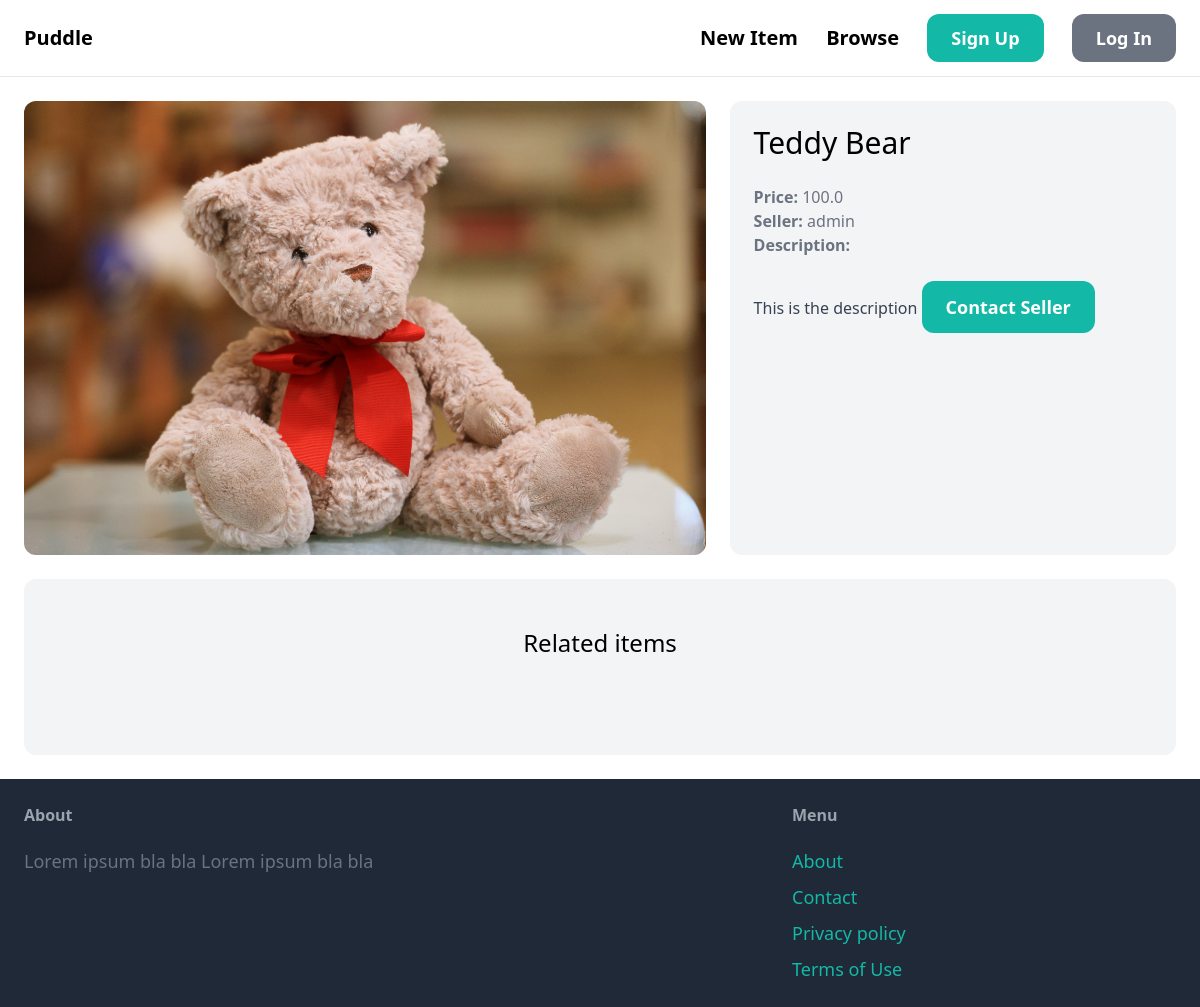
//items/1/, run on an earlier commit of the app's database.
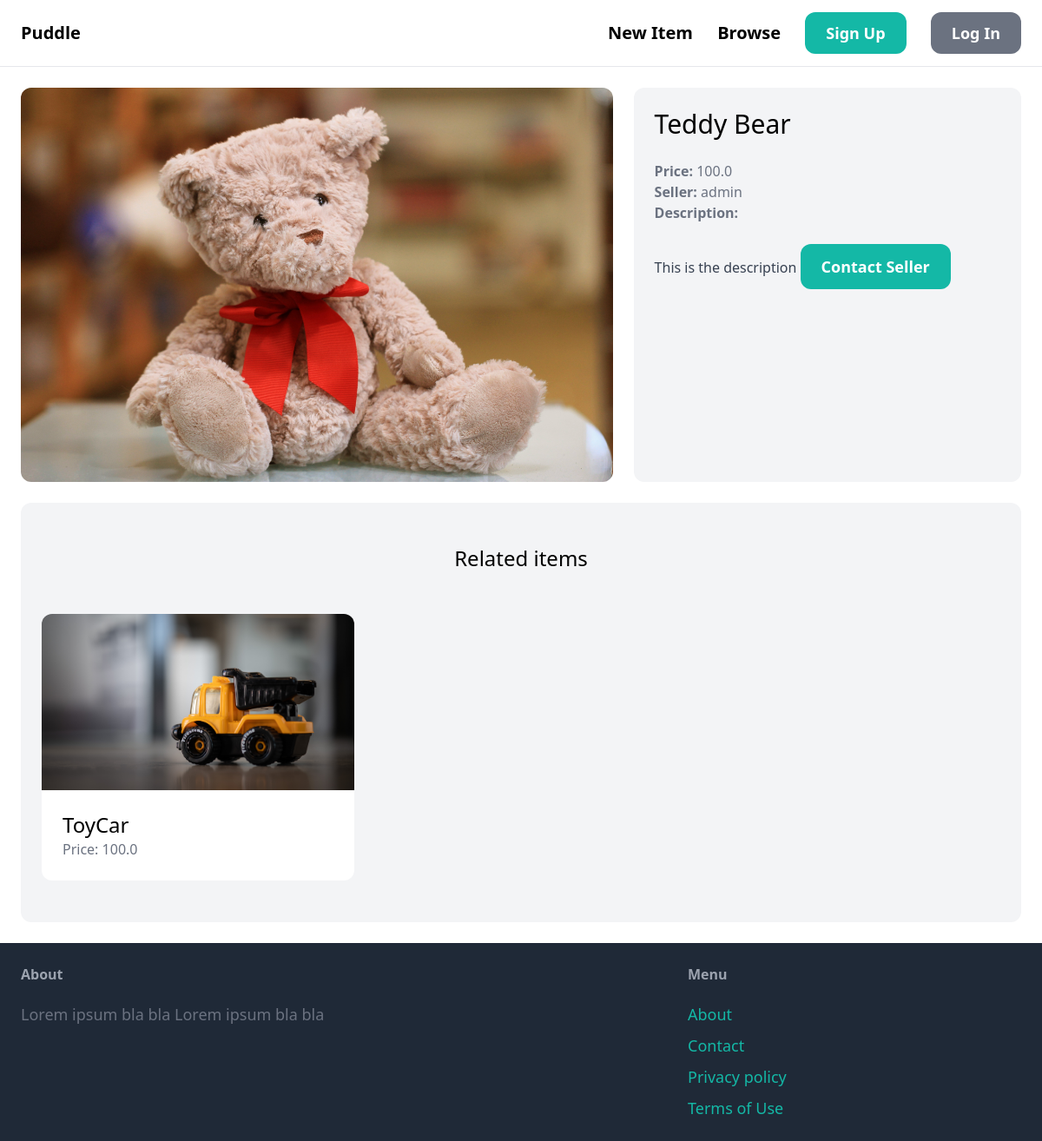
And on a later commit of the database.
### item/models.py (models this page shows, shortened)
class Item(models.Model):
    category = models.ForeignKey(
        Category, related_name='items', on_delete=models.CASCADE)
    name = models.CharField(max_length=255)
    description = models.TextField(blank=True, null=True)
    price = models.FloatField()
    image = models.ImageField(upload_to='items_images', blank=True, null=True)
    is_sold = models.BooleanField(default=False)
    created_by = models.ForeignKey(
        User, related_name='items', on_delete=models.CASCADE)
    created_at = models.DateTimeField(auto_now_add=True)

### item/views.py (the view)
# urls.py: path('<int:pk>/', views.detail, name='detail'),
def detail(request, pk):
    item = get_object_or_404(Item, pk=pk)
    related_items = Item.objects.filter(
        category=item.category, is_sold=False).exclude(pk=pk)[0:3]
    return render(request, 'item/detail.html', {
        'item': item,
        'related_items': related_items,
    })

### item/templates/item/detail.html (shortened to what this page needs)
{% extends 'core/base.html' %}
{% block content %}
    <div class="grid grid-cols-5 gap-6">
        <div class="col-span-3">
            <img src="{{ item.image.url }}" class="rounded-xl">
        </div>
        <div class="col-span-2 p-6 bg-gray-100 rounded-xl">
            <h1 class="mb-6 text-3xl">{{ item.name }}</h1>
            <p class="text-gray-500"><strong>Price: </strong>{{ item.price }}</p>
            <p class="text-gray-500"><strong>Seller: </strong>{{ item.created_by.username }}</p>
            {% if item.description %}
                <p class="text-gray-700">
                    <strong class="text-gray-500">Description: </strong><br>
                    {{ item.description }}
            {% endif %}
            <a href="" class="inline-block mt-6 px-6 py-3 text-lg font-semibold bg-teal-500 text-white rounded-xl hover:bg-teal-700">Contact Seller</a>
            </p>
        </div>
    </div>
    <div class="mt-6 px-6 py-12 bg-gray-100 rounded-xl">
        <h2 class="mb-12 text-2xl text-center">Related items</h2>
        <div class="grid grid-cols-3 gap-3">
            {% for item in related_items %}
                <div>
                    <a href="{% url 'item:detail' item.id %}">
                        <div>
                            <img src="{{ item.image.url }}" class="rounded-t-xl">
                        </div>
                        <div class="p-6 bg-white rounded-b-xl">
                            <h2 class="text-2xl">{{ item.name }}</h2>
                            <p class="text-gray-500">Price: {{ item.price }}</p>
                        </div>
                    </a>
                </div>
            {% endfor %}
        </div>
    </div>
{% endblock  %}

What changed in the data, as far as the page shows it:
added Item: image (picture), name "ToyCar", price "100.0"
